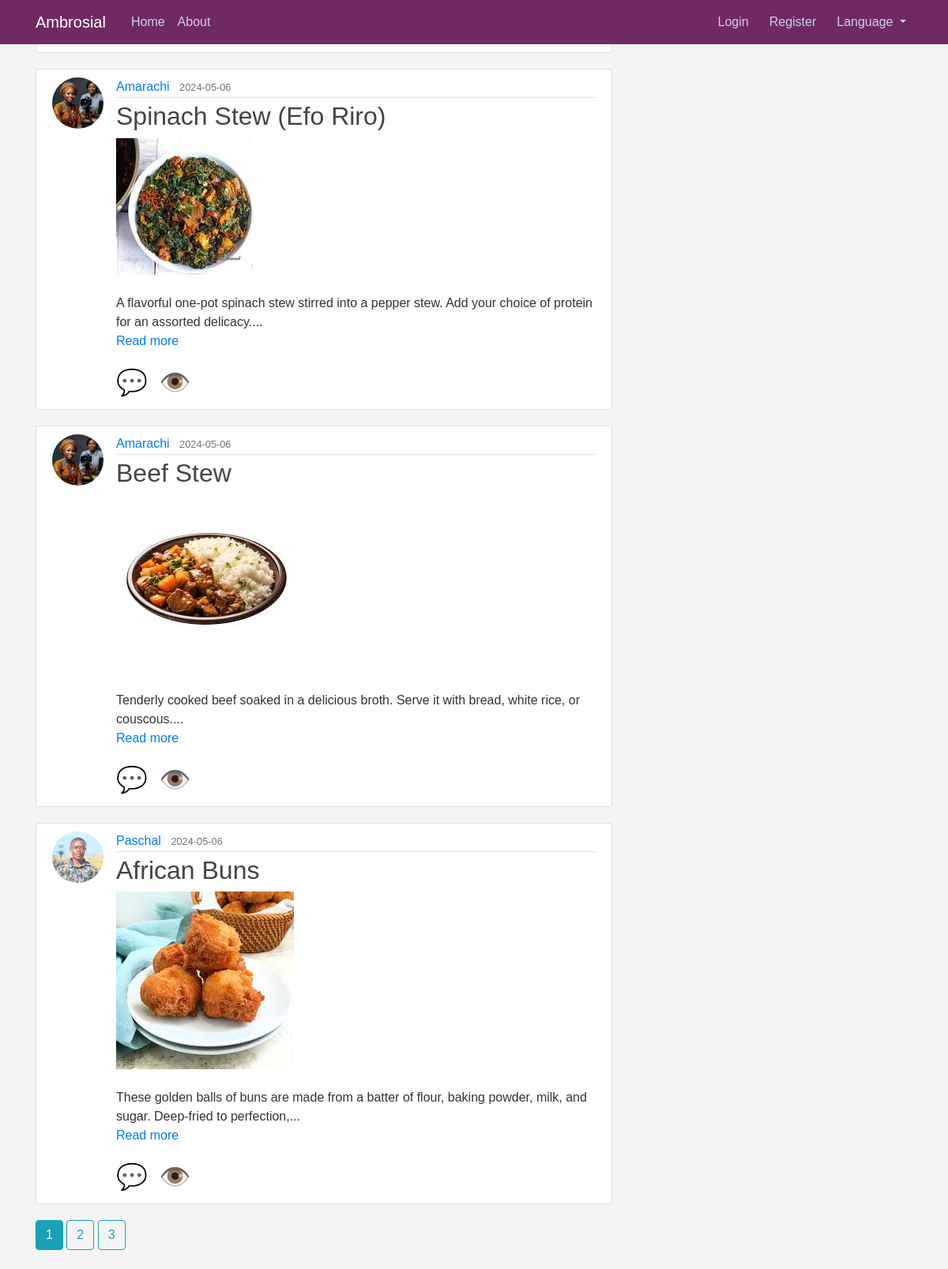
The page /home on the database its author committed.
### flask_ambrosial/models.py (models this page shows, shortened)
class Post(db.Model):
    id = db.Column(db.Integer, primary_key=True)
    title = db.Column(db.String(100), nullable=False)
    date_posted = db.Column(db.DateTime, nullable=False, default=datetime.now(timezone.utc))
    content = db.Column(db.Text, nullable=False)
    user_id = db.Column(db.Integer, db.ForeignKey('user.id', name='fk_post_user_id'), nullable=False)
    image_filename = db.Column(db.String(100), nullable=False)
    comments = db.relationship('Comment', backref='post', lazy=True)

class User(db.Model, UserMixin):
    id = db.Column(db.Integer, primary_key=True)
    username = db.Column(db.String(20), unique=True, nullable=False)
    email = db.Column(db.String(120), unique=True, nullable=False)
    image_file = db.Column(db.String(20), nullable=False, default='default.jpg')
    password = db.Column(db.String(60), nullable=False)
    posts = db.relationship('Post', backref='author', lazy=True)
    comments = db.relationship('Comment', backref='author', lazy=True)

### flask_ambrosial/posts/routes.py (the view)
@posts.route("/")
@posts.route("/home")
def home():
    page = request.args.get('page', 1, type=int)
    posts = Post.query.order_by(Post.date_posted.desc()).paginate(page=page, per_page=5)
    post_form = PostForm()
    comment_form = CommentForm()
    reply_form = ReplyForm()
    return render_template('home.html', posts=posts, post_form=post_form, comment_form=comment_form, reply_form=reply_form)

### flask_ambrosial/__init__.py (called while the page is built)
def get_locale():
    logging.debug("Determining locale...")
    if 'lang' in request.args:
        lang = request.args.get('lang')
        logging.debug(f"Language from query parameter: {lang}")
        if lang in ['en', 'fr']:
            session['lang'] = lang
            return session['lang']
    elif 'lang' in session:
        logging.debug(f"Language from session: {session.get('lang')}")
        return session.get('lang')
    lang = request.accept_languages.best_match(['en', 'fr'])
    logging.debug(f"Language from browser: {lang}")
    return lang

### flask_ambrosial/templates/home.html (shortened to what this page needs)
{% extends "layout.html" %}
{% block content %}
    {% for post in posts.items %}
        <article class="media content-section">
            <img class="rounded-circle article-img" src="{{ url_for('static', filename='profile_pics/' + post.author.image_file) }}">
            <div class="media-body">
                <div class="article-metadata">
                    <a class="mr-2" href="{{ url_for('users.user_posts', username=post.author.username) }}">{{ post.author.username }}</a>
                    <small class="text-muted">{{ post.date_posted.strftime('%Y-%m-%d') }}</small>
                </div>
                <h2><a class="article-title" href="{{ url_for('posts.post', post_id=post.id) }}">{{ post.title }}</a></h2>
                {% if post.image_filename %}
                    <img class="post-image" src="{{ url_for('static', filename='post_pics/' + post.image_filename) }}" alt="{{ post.title }}">
                {% endif %}
                <p class="article-content">
                    {{ post.content.split(' ')[:20] | join(' ') }}...
                    <a href="#" class="read-more" data-full-content="{{ post.content }}">Read more</a>
                </p>
                <div class="comment-icons">
                    <span class="icon add-comment-icon">💬</span>
                    <span class="icon view-comments-icon">👁️</span>
                </div>
            </div>
        </article>
    {% endfor %}
    {% for page_num in posts.iter_pages(left_edge=1, right_edge=1, left_current=1, right_current=2) %}
        {% if page_num %}
            {% if posts.page == page_num %}
                <a class="btn btn-info mb-4" href="{{ url_for('main.home', page=page_num) }}">{{ page_num }}</a>
            {% else %}
                <a class="btn btn-outline-info mb-4" href="{{ url_for('main.home', page=page_num) }}">{{ page_num }}</a>
            {% endif %}
        {% endif %}
    {% endfor %}
{% endblock content %}

### flask_ambrosial/templates/layout.html (shortened to what this page needs)
<!DOCTYPE html>
<html lang="{{ get_locale() }}">
<head>
    <link rel="stylesheet" href="https://maxcdn.bootstrapcdn.com/bootstrap/4.0.0/css/bootstrap.min.css">
    <link rel="stylesheet" href="https://cdnjs.cloudflare.com/ajax/libs/font-awesome/5.15.3/css/all.min.css">
    <link rel="stylesheet" type="text/css" href="{{ url_for('static', filename='main.css') }}">
</head>
<body>
    <header class="site-header">
      <nav class="navbar navbar-expand-md navbar-dark bg-steel fixed-top">
        <div class="container">
          <a class="navbar-brand mr-4" href="#">{{ _('Ambrosial') }}</a>
          <div class="collapse navbar-collapse" id="navbarToggle">
            <div class="navbar-nav mr-auto">
              <a class="nav-item nav-link" href="{{ url_for('main.home') }}">{{ _('Home') }}</a>
              <a class="nav-item nav-link" href="{{ url_for('main.about') }}">{{ _('About') }}</a>
            </div>
            <div class="navbar-nav ml-auto d-flex justify-content-end w-50">
                {% if current_user.is_authenticated %}
                    <a class="nav-item nav-link" href="{{ url_for('posts.new_post') }}">{{ _('New Post') }}</a>
                    <a class="nav-item nav-link" href="{{ url_for('users.account') }}">{{ _('Account') }}</a>
                    <a class="nav-item nav-link" href="{{ url_for('users.logout') }}">{{ _('Logout') }}</a>
                    <a class="nav-item nav-link" href="{{ url_for('chat.chat_room') }}">
                        <i class="fas fa-comments"></i> {{ _('Chat') }}
                    </a>
                {% else %}
                    <a class="nav-item nav-link" href="{{ url_for('users.login') }}">{{ _('Login') }}</a>
                    <a class="nav-item nav-link" href="{{ url_for('users.register') }}">{{ _('Register') }}</a>
                {% endif %}
                <div class="nav-item dropdown">
                  <a class="nav-link dropdown-toggle" href="#" id="languageDropdown" role="button" data-toggle="dropdown" aria-haspopup="true" aria-expanded="false">
                      {{ _('Language') }}
                  </a>
                </div>
            </div>
          </div>
        </div>
      </nav>
    </header>
    <main role="main" class="container">
      <div class="row">
        <div class="col-md-8">
          {% block content %}{% endblock %}
        </div>
        <div class="col-md-4">
        </div>
      </div>
    </main>
</body>
</html>

### flask_ambrosial/static/main.css (style rules this page uses)
body { background: #fafafa; color: #333333; margin-top: 5rem; }
h1, h2, h3, h4, h5, h6 { color: #444444; }
.bg-steel { background-color: #702963; }
.site-header .navbar-nav .nav-link { color: #cbd5db; }
.content-section { background: #ffffff; padding: 10px 20px; border: 1px solid #dddddd; border-radius: 3px; margin-bottom: 20px; }
.article-title { color: #444444; }
.article-content { white-space: pre-line; }
.article-img { height: 65px; width: 65px; margin-right: 16px; }
.article-metadata { padding-bottom: 1px; margin-bottom: 4px; border-bottom: 1px solid #e3e3e3; }
.navbar-nav.ml-auto { width: 50%; display: flex; justify-content: flex-end; align-items: center; }
.navbar-nav.ml-auto .nav-item { margin-left: 10px; }
.icon { font-size: 32px; cursor: pointer; margin-right: 10px; }
.post-image { max-width: 100%; max-height: 300px; height: auto; border: none; }
body { font-family: Arial, sans-serif; background-color: #f4f4f4; margin: 0; padding: 0; display: flex; flex-direction: column; align-items: center; justify-content: center; height: 100vh; }

### rows shown on the page
Post: image_file (picture), author.username "Amarachi", date_posted "2024-05-06", title "Spinach Stew (Efo Riro)", image_filename (picture), content.split "A flavorful one-pot spinach stew stirred into a pepper stew. Add your choice of protein for an assorted delicacy."
Post: image_file (picture), author.username "Amarachi", date_posted "2024-05-06", title "Beef Stew", image_filename (picture), content.split "Tenderly cooked beef soaked in a delicious broth. Serve it with bread, white rice, or couscous."
Post: image_file (picture), author.username "Paschal", date_posted "2024-05-06", title "African Buns", image_filename (picture), content.split "These golden balls of buns are made from a batter of flour, baking powder, milk, and sugar. Deep-fried to perfection,"

### other values the page prints
{{ page_num }} "1"
{{ page_num }} "2" "3"
